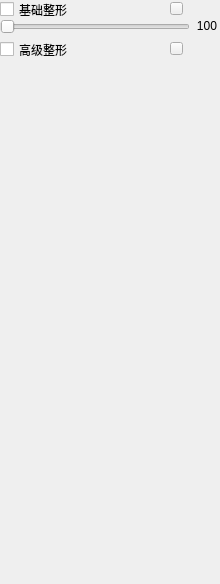
<?xml version="1.0" encoding="UTF-8"?>
<ui version="4.0">
 <class>WuguanUIClass</class>
 <widget class="QWidget" name="WuguanUIClass">
  <property name="geometry">
   <rect>
    <x>0</x>
    <y>0</y>
    <width>220</width>
    <height>584</height>
   </rect>
  </property>
  <property name="windowTitle">
   <string>Form</string>
  </property>
  <widget class="QWidget" name="wuguanWidget" native="true">
   <property name="geometry">
    <rect>
     <x>0</x>
     <y>0</y>
     <width>220</width>
     <height>584</height>
    </rect>
   </property>
   <widget class="QWidget" name="jichuzhengxingWidget" native="true">
    <property name="geometry">
     <rect>
      <x>0</x>
      <y>0</y>
      <width>220</width>
      <height>35</height>
     </rect>
    </property>
    <widget class="QCheckBox" name="jichuzhengxingCheckBox">
     <property name="enabled">
      <bool>true</bool>
     </property>
     <property name="geometry">
      <rect>
       <x>0</x>
       <y>0</y>
       <width>91</width>
       <height>19</height>
      </rect>
     </property>
     <property name="styleSheet">
      <string notr="true"/>
     </property>
     <property name="text">
      <string>基础整形</string>
     </property>
    </widget>
    <widget class="QLabel" name="jichuzhengxingNumberLabel">
     <property name="geometry">
      <rect>
       <x>192</x>
       <y>18</y>
       <width>25</width>
       <height>15</height>
      </rect>
     </property>
     <property name="text">
      <string>100</string>
     </property>
     <property name="alignment">
      <set>Qt::AlignRight|Qt::AlignTrailing|Qt::AlignVCenter</set>
     </property>
    </widget>
    <widget class="QSlider" name="jichuzhengxingSlider">
     <property name="enabled">
      <bool>true</bool>
     </property>
     <property name="geometry">
      <rect>
       <x>0</x>
       <y>18</y>
       <width>190</width>
       <height>17</height>
      </rect>
     </property>
     <property name="maximum">
      <number>100</number>
     </property>
     <property name="orientation">
      <enum>Qt::Horizontal</enum>
     </property>
    </widget>
    <widget class="QPushButton" name="jichuzhengxingResetBtn">
     <property name="geometry">
      <rect>
       <x>170</x>
       <y>2</y>
       <width>13</width>
       <height>13</height>
      </rect>
     </property>
     <property name="font">
      <font>
       <family>Yu Gothic UI</family>
       <pointsize>8</pointsize>
      </font>
     </property>
     <property name="styleSheet">
      <string notr="true">background-image: url(:/mainui/flush_button);</string>
     </property>
     <property name="text">
      <string/>
     </property>
    </widget>
   </widget>
   <widget class="QWidget" name="gaojizhengxingWidget" native="true">
    <property name="enabled">
     <bool>true</bool>
    </property>
    <property name="geometry">
     <rect>
      <x>0</x>
      <y>63</y>
      <width>220</width>
      <height>521</height>
     </rect>
    </property>
    <widget class="QWidget" name="gaojiWidget" native="true">
     <property name="geometry">
      <rect>
       <x>0</x>
       <y>0</y>
       <width>220</width>
       <height>35</height>
      </rect>
     </property>
    </widget>
   </widget>
   <widget class="QCheckBox" name="gaojizhengxingCheckBox">
    <property name="enabled">
     <bool>true</bool>
    </property>
    <property name="geometry">
     <rect>
      <x>0</x>
      <y>40</y>
      <width>91</width>
      <height>19</height>
     </rect>
    </property>
    <property name="text">
     <string>高级整形</string>
    </property>
   </widget>
   <widget class="QPushButton" name="gaojizhengxingResetBtn">
    <property name="geometry">
     <rect>
      <x>170</x>
      <y>42</y>
      <width>13</width>
      <height>13</height>
     </rect>
    </property>
    <property name="font">
     <font>
      <family>Yu Gothic UI</family>
      <pointsize>8</pointsize>
     </font>
    </property>
    <property name="styleSheet">
     <string notr="true">background-image: url(:/mainui/flush_button);</string>
    </property>
    <property name="text">
     <string/>
    </property>
   </widget>
  </widget>
 </widget>
 <resources>
  <include location="../joy.qrc"/>
 </resources>
 <connections/>
</ui>
